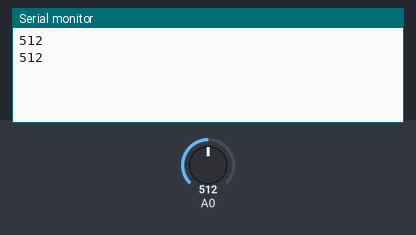
Simulated run of this sketch. Board: Arduino Uno, built with avr-gcc and run on an emulated ATmega328P. Parts: the last lines printed to the serial monitor. The test bench sets the inputs (shaded band); at power-on: A0 = 512.

Above: at 2.8 s.
2.9 s: A0 set to 716
At 5.2 s:
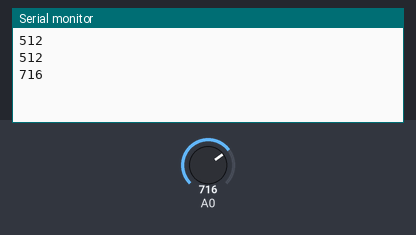
5.6 s: A0 set to 900
At 6.7 s:
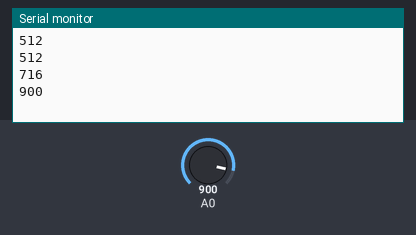
Timing chart, 0 to 8.6 s (numbered marks = the images above; inputs shaded):
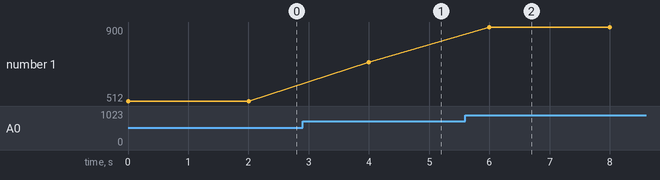

The sketch:

ino-sensor-analogico.ino
```cpp
void setup() {
  Serial.begin(9600);
}

void loop() {
  int valorSensor = analogRead(A0);
  Serial.println(valorSensor);
  delay(2000);
}
```

Measured:
- after the input at 2.9 s, the serial monitor: prints a new line after 1.1 s (image 1)
- after the input at 5.6 s, the serial monitor: prints a new line after 0.40 s (image 2)
- plotted number 1: 512 → 716 after the input at 2.9 s, 716 → 900 after the input at 5.6 s
